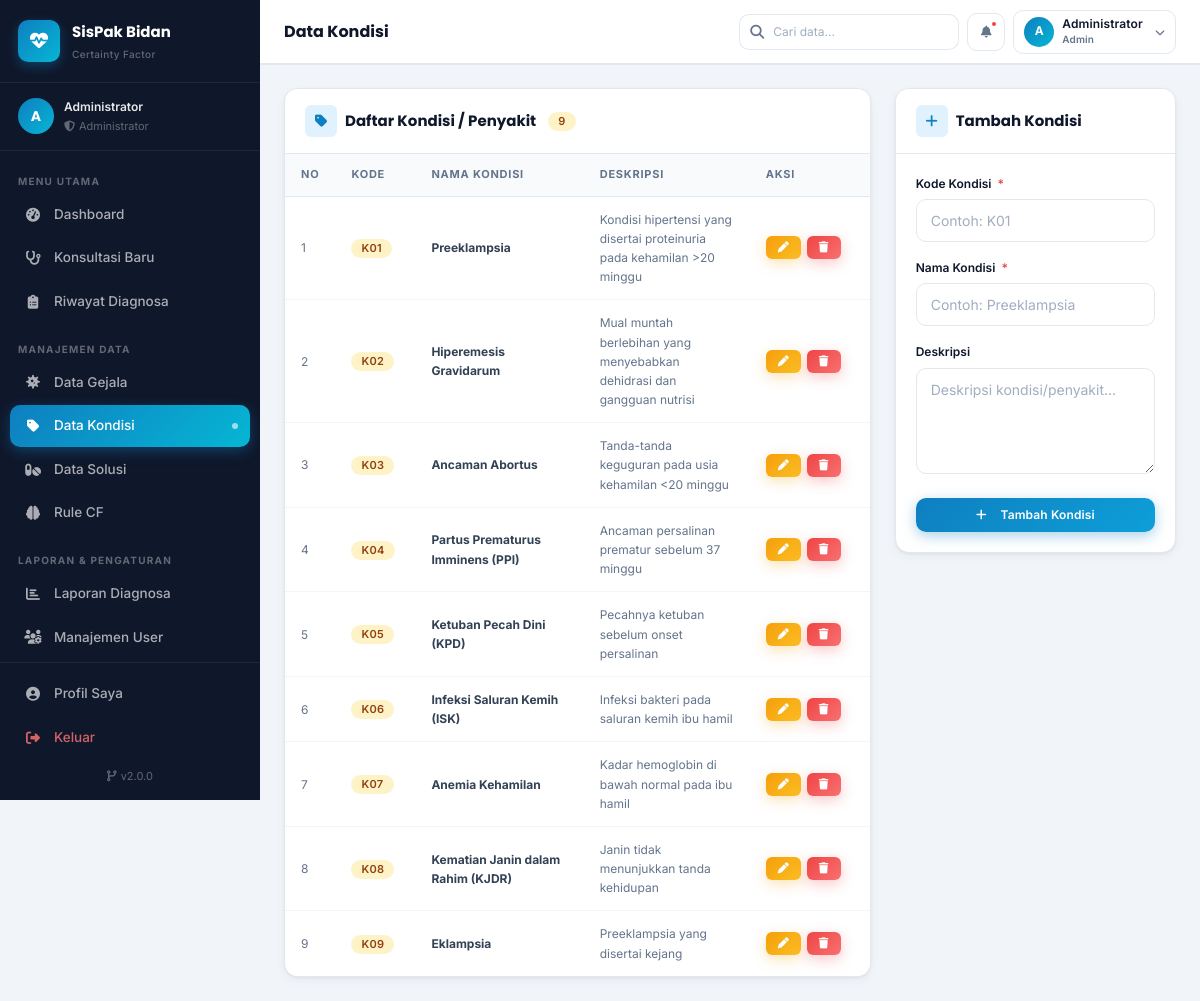
The app's page /admin/kondisi.php (signed in) with its own data.
### tables this page shows
CREATE TABLE IF NOT EXISTS kondisi (
    id INT AUTO_INCREMENT PRIMARY KEY,
    kode VARCHAR(10) NOT NULL UNIQUE,
    nama_kondisi VARCHAR(255) NOT NULL,
    deskripsi TEXT,
    created_at TIMESTAMP DEFAULT CURRENT_TIMESTAMP
);

### config/database.php (called while the page is built, shortened)
<?php
function e(string $str): string {
    return htmlspecialchars($str, ENT_QUOTES, 'UTF-8');
}

### admin/kondisi.php (the view, shortened to what this page needs)
<?php
require_once __DIR__ . '/../config/database.php';
$editData = null;
$data  = $conn->query("SELECT * FROM kondisi ORDER BY kode ASC");
$total = $data->num_rows;
require_once __DIR__ . '/../includes/header.php';
?>
<div class="app-wrapper">
    <?php require_once __DIR__ . '/../includes/sidebar.php'; ?>
    <main class="main-content">
        <?php require_once __DIR__ . '/../includes/navbar.php'; ?>
        <div class="page-content">
            <div class="row g-4 align-items-start">
                <div class="col-lg-8">
                    <div class="card">
                        <div class="card-header">
                            <h6 class="card-title">
                                <span class="title-icon"><i class="fas fa-tag"></i></span>
                                Daftar Kondisi / Penyakit
                                <span class="badge bg-warning-soft text-warning ms-1"><?= $total ?></span>
                            </h6>
                        </div>
                        <div class="table-responsive">
                            <table class="table">
                                <thead>
                                    <tr>
                                        <th width="50">No</th>
                                        <th width="80">Kode</th>
                                        <th>Nama Kondisi</th>
                                        <th class="hide-mobile">Deskripsi</th>
                                        <th width="120">Aksi</th>
                                    </tr>
                                </thead>
                                <tbody>
                                <?php if ($total === 0): ?>
                                    <tr><td colspan="5">
                                        <div class="empty-state">
                                            <div class="empty-icon"><i class="fas fa-tag"></i></div>
                                            <h5>Belum Ada Data Kondisi</h5>
                                        </div>
                                    </td></tr>
                                <?php else:
                                    $no = 1; $data->data_seek(0);
                                    while ($row = $data->fetch_assoc()): ?>
                                    <tr>
                                        <td class="text-muted"><?= $no++ ?></td>
                                        <td>
                                            <span class="badge bg-warning-soft text-warning">
                                                <?= e($row['kode']) ?>
                                            </span>
                                        </td>
                                        <td><strong><?= e($row['nama_kondisi']) ?></strong></td>
                                        <td class="text-muted hide-mobile" style="font-size:12px;max-width:260px;">
                                            <?= e(mb_substr($row['deskripsi'] ?? '', 0, 90)) ?>
                                        </td>
                                        <td>
                                            <div class="action-btns">
                                                <a href="?edit=<?= $row['id'] ?>" class="btn btn-warning btn-sm"
                                                   data-bs-toggle="tooltip" title="Edit">
                                                    <i class="fas fa-pen"></i>
                                                </a>
                                                <a href="?hapus=<?= $row['id'] ?>" class="btn btn-danger btn-sm"
                                                   data-confirm="Yakin hapus kondisi ini? Semua rule terkait akan ikut terhapus."
                                                   data-bs-toggle="tooltip" title="Hapus">
                                                    <i class="fas fa-trash"></i>
                                                </a>
                                            </div>
                                        </td>
                                    </tr>
                                <?php endwhile; endif; ?>
                                </tbody>
                            </table>
                        </div>
                    </div>
                </div>
                <div class="col-lg-4">
                    <div class="card">
                        <div class="card-header">
                            <h6 class="card-title">
                                <span class="title-icon">
                                    <i class="fas fa-<?= $editData ? 'pen' : 'plus' ?>"></i>
                                </span>
                                <?= $editData ? 'Edit Kondisi' : 'Tambah Kondisi' ?>
                            </h6>
                        </div>
                        <div class="card-body">
                            <form method="POST">
                                <div class="mb-3">
                                    <label class="form-label">Kode Kondisi <span class="required">*</span></label>
                                    <input type="text" name="kode" class="form-control"
                                           placeholder="Contoh: K01"
                                           value="<?= e($editData['kode'] ?? '') ?>" required>
                                </div>
                                <div class="mb-3">
                                    <label class="form-label">Nama Kondisi <span class="required">*</span></label>
                                    <input type="text" name="nama_kondisi" class="form-control"
                                           placeholder="Contoh: Preeklampsia"
                                           value="<?= e($editData['nama_kondisi'] ?? '') ?>" required>
                                </div>
                                <div class="mb-4">
                                    <label class="form-label">Deskripsi</label>
                                    <textarea name="deskripsi" class="form-control" rows="4"
                                              placeholder="Deskripsi kondisi/penyakit..."><?= e($editData['deskripsi'] ?? '') ?></textarea>
                                </div>
                                <button type="submit" class="btn btn-primary w-100 justify-content-center">
                                    <i class="fas fa-<?= $editData ? 'floppy-disk' : 'plus' ?> me-2"></i>
                                    <?= $editData ? 'Simpan Perubahan' : 'Tambah Kondisi' ?>
                                </button>
                            </form>
                        </div>
                    </div>
                </div>
            </div>
        </div>
    </main>
</div>
<?php require_once __DIR__ . '/../includes/footer.php'; ?>

### assets/css/theme.css (style rules this page uses)
:root { --primary: #0e7fc0; --primary-dark: #0960a0; --primary-light: #e0f2fe; --secondary: #06b6d4; --accent: #8b5cf6; --success: #10b981; --warning: #f59e0b; --danger: #ef4444; --info: #3b82f6; --success-soft: #d1fae5; --warning-soft: #fef3c7; --danger-soft: #fee2e2; --info-soft: #dbeafe; --primary-soft: #e0f2fe; --dark: #0f172a; --body-text: #334155; --muted: #64748b; --border: #e2e8f0; --bg-body: #f1f5f9; --bg-white: #ffffff; --bg-card: #ffffff; --font-sans: 'Inter', -apple-system, BlinkMacSystemFont, 'Segoe UI', sans-serif; --font-display: 'Poppins', var(--font-sans); --font-mono: 'Courier New', monospace; --text-xs: 11px; --text-sm: 12px; --text-base: 14px; --text-md: 15px; --text-lg: 16px; --text-xl: 18px; --text-2xl: 22px; --text-3xl: 28px; --text-4xl: 36px; --spacing-xs: 4px; --spacing-sm: 8px; --spacing-md: 16px; --spacing-lg: 24px; --spacing-xl: 32px; --spacing-2xl: 48px; --radius-sm: 6px; --radius-md: 10px; --radius-lg: 14px; --radius-xl: 20px; --radius-full: 9999px; --shadow-xs: 0 1px 2px rgba(0,0,0,.04); --shadow-sm: 0 1px 3px rgba(0,0,0,.06), 0 4px 12px rgba(0,0,0,.04); --shadow-md: 0 4px 16px rgba(0,0,0,.08), 0 1px 4px rgba(0,0,0,.04); --shadow-lg: 0 10px 40px rgba(0,0,0,.12), 0 2px 8px rgba(0,0,0,.06); --shadow-xl: 0 20px 60px rgba(0,0,0,.16); --sidebar-width: 260px; --sidebar-bg: #0f172a; --sidebar-border: rgba(255,255,255,.07); --sidebar-text: rgba(255,255,255,.65); --sidebar-text-muted: rgba(255,255,255,.35); --sidebar-active-bg: linear-gradient(135deg, var(--primary), var(--secondary)); --topbar-height: 64px; --topbar-bg: var(--bg-white); --topbar-border: var(--border); --transition-fast: all .15s ease; --transition-base: all .25s ease; --transition-slow: all .4s ease; }
*, *::before, *::after { box-sizing: border-box; margin: 0; padding: 0; }
html { font-size: 16px; scroll-behavior: smooth; -webkit-text-size-adjust: 100%; }
body { font-family: var(--font-sans); font-size: var(--text-base); color: var(--body-text); background: var(--bg-body); line-height: 1.6; -webkit-font-smoothing: antialiased; -moz-osx-font-smoothing: grayscale; }
a { text-decoration: none; color: inherit; transition: var(--transition-fast); }
.bg-warning-soft { background-color: var(--warning-soft) !important; }
.text-warning { color: var(--warning) !important; }
.text-muted { color: var(--muted) !important; }
.badge { font-family: var(--font-sans); font-weight: 600; letter-spacing: .02em; }
.badge.bg-warning-soft { color: #92400e !important; }
h1, h2, h3, h4, h5, h6 { font-family: var(--font-display); font-weight: 700; line-height: 1.3; color: var(--dark); }

### assets/css/dashboard.css (style rules this page uses)
.app-wrapper { display: flex; min-height: 100vh; }
.main-content { margin-left: var(--sidebar-width); flex: 1; display: flex; flex-direction: column; min-height: 100vh; }
.page-content { padding: 24px; flex: 1; }

### records on screen
kondisi: kode "K01", nama_kondisi "Preeklampsia", deskripsi "Kondisi hipertensi yang disertai proteinuria pada kehamilan >20 minggu"
kondisi: kode "K02", nama_kondisi "Hiperemesis Gravidarum", deskripsi "Mual muntah berlebihan yang menyebabkan dehidrasi dan gangguan nutrisi"
kondisi: kode "K03", nama_kondisi "Ancaman Abortus", deskripsi "Tanda-tanda keguguran pada usia kehamilan <20 minggu"
kondisi: kode "K04", nama_kondisi "Partus Prematurus Imminens (PPI)", deskripsi "Ancaman persalinan prematur sebelum 37 minggu"
kondisi: kode "K05", nama_kondisi "Ketuban Pecah Dini (KPD)", deskripsi "Pecahnya ketuban sebelum onset persalinan"
kondisi: kode "K06", nama_kondisi "Infeksi Saluran Kemih (ISK)", deskripsi "Infeksi bakteri pada saluran kemih ibu hamil"
kondisi: kode "K07", nama_kondisi "Anemia Kehamilan", deskripsi "Kadar hemoglobin di bawah normal pada ibu hamil"
kondisi: kode "K08", nama_kondisi "Kematian Janin dalam Rahim (KJDR)", deskripsi "Janin tidak menunjukkan tanda kehidupan"
kondisi: kode "K09", nama_kondisi "Eklampsia", deskripsi "Preeklampsia yang disertai kejang"

### other values on screen
APP_NAME "SisPak Bidan"
$userInitial "A"
$userName "Administrator"
$item['label'] "Dashboard"
$item['label'] "Konsultasi Baru"
$item['label'] "Riwayat Diagnosa"
$item['label'] "Data Gejala"
$item['label'] "Data Kondisi"
$item['label'] "Data Solusi"
$item['label'] "Rule CF"
$item['label'] "Laporan Diagnosa"
$item['label'] "Manajemen User"
APP_VERSION "2.0.0"
substr($_SESSION['nama'] ?? 'U', 0, 1) "A"
$_SESSION['nama'] "Administrator"
